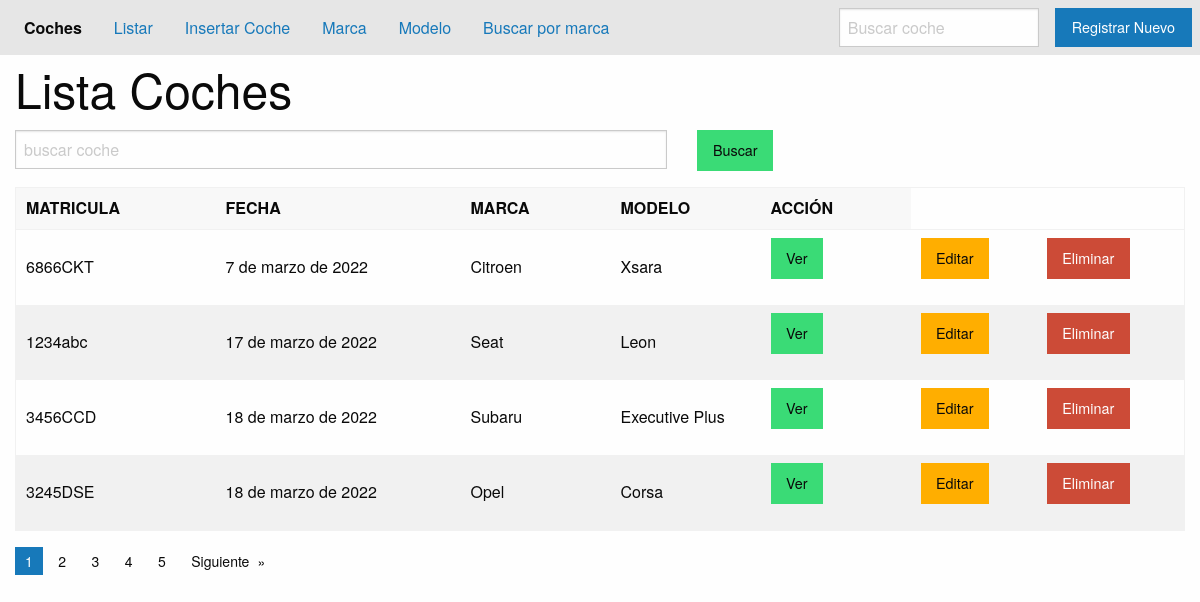
/listar-todo-coches/, run on the app's committed database.
### applications/coche/models.py (models this page shows, shortened)
class Coche(models.Model):
    matr = models.CharField('Matricula', max_length=50)
    fecha = models.DateField('Fecha de creacion')
    marca = models.ForeignKey(Marca, on_delete=models.CASCADE)
    modelo = models.ForeignKey(Modelo, on_delete=models.CASCADE)
    class Meta:
        verbose_name = 'Mis coches'
        verbose_name_plural = 'Mis coches'

### applications/marca/models.py (models this page shows)
class Marca(models.Model):
    name = models.CharField('Marca', max_length=50)
    sede = models.CharField('Sede', max_length=50, blank=True)
    def __str__(self):
        return self.name

### applications/modelo/models.py (models this page shows)
class Modelo(models.Model):
    modelo = models.CharField('Modelo', max_length=50)
    serie = models.CharField('Nº serie', max_length=50, blank=True)
    def __str__(self):
        return self.modelo

### applications/coche/views.py (the view)
class ListAllCoches(ListView):
    template_name = 'coche/list_all.html'
    paginate_by = 4
    context_object_name = 'coches'
    def get_queryset(self):
        palabra_clave = self.request.GET.get("kword", '')
        print('========', palabra_clave)
        lista = Coche.objects.filter(
            matr__icontains=palabra_clave
        )
        return lista

### templates/coche/list_all.html (shortened to what this page needs)
{% extends 'base.html' %}
{% block content %}
{% include 'includes/header.html' %}
<div class="grid-container">
    <div class="grid-x">
        <h1 class="cell">Lista Coches</h1>
        <form class="cell grid-x grid-margin-x" method="GET"> {% csrf_token %}
            <div class="cell large-7">
                <input type="text" id="kword" name="kword" placeholder="buscar coche">
            </div>
            <div class="cell large-2">
                <button type="submit" class="submit success button">Buscar</button>
            </div>
        </form>
        <div class="cell">
            <table>
                <thead>
                  <tr>
                    <th width="200">MATRICULA</th>
                    <th>FECHA</th>
                    <th width="150">MARCA</th>
                    <th width="150">MODELO</th>
                    <th width="150">ACCIÓN</th>
                  </tr>
                </thead>
                <tbody>
                    {% for e in coches %}
                  <tr>
                    <td>{{ e.matr }}</td>
                    <td>{{ e.fecha }}</td>
                    <td>{{ e.marca }}</td>
                    <td>{{ e.modelo }}</td>
                    <td>
                      <a class="button success" href="{% url 'coche_app:coche_detail' e.id %}">Ver</a>
                    </td>
                    <td>
                      <a class="button warning" href="{% url 'coche_app:modificar_coche' e.id%}">Editar</a>
                    </td>
                    <td>
                      <a class="button alert" href="{% url 'coche_app:eliminar_coche' e.id %}">Eliminar</a>
                    </td>
                  </tr>
                  {% endfor %}
                </tbody>
              </table>
        </div>
        <div class="cell">
            {% if is_paginated %}
            <nav aria-label="Pagination">
                <ul class="pagination">
                    {% for pagina in paginator.page_range %}
                    {% if pagina == page_obj.number %}
                    <li class="current"><span class="show-for-sr">You're on page</span> {{ pagina }}</li>
                    {% else %}
                    <li class=""><a href="?page={{pagina}}">{{ pagina }}</a></li>
                    {% endif %}
                    {% endfor %}
                    {% if page_obj.has_next %}
                    <li class="pagination-next">
                        <a href="?page={{page_obj.next_page_number}}">Siguiente</a>
                    </li>
                    {% endif %}
                </ul>
              </nav>
            {% endif %}
        </div>
    </div>
</div>
{% endblock content %}

### templates/base.html (shortened to what this page needs)
{% load static %}
<html lang="en">
<head>
    <link rel="stylesheet" href="{% static 'css/foundation.min.css' %}">
</head>
<body>
    {% block content %} {% endblock content %}
</body>
</html>

### templates/includes/header.html
<div class="top-bar">
    <div class="top-bar-left">
      <ul class="dropdown menu" data-dropdown-menu>
        <li class="menu-text">Coches</li>
        <li>
          <a href="{% url 'coche_app:coches_all' %}">Listar</a>
        </li>
        <li><a href="{% url 'coche_app:coche_add' %}">Insertar Coche</a></li>
        <li><a href="{% url 'marca_app:marca_add' %}">Marca</a></li>
        <li><a href="{% url 'modelo_app:modelo_add' %}">Modelo</a></li>
        <li><a href="{% url 'coche_app:buscar_por_marca' %}">Buscar por marca</a></li>
      </ul>
    </div>
    <div class="top-bar-right">
      <ul class="menu">
        <li><input type="search" placeholder="Buscar coche"></li>
        <li><button type="button" class="button">Registrar Nuevo</button></li>
      </ul>
    </div>
  </div>

### data on the page
Coche: matr "6866CKT", fecha "7 de marzo de 2022", marca "Citroen", modelo "Xsara"
Coche: matr "1234abc", fecha "17 de marzo de 2022", marca "Seat", modelo "Leon"
Coche: matr "3456CCD", fecha "18 de marzo de 2022", marca "Subaru", modelo "Executive Plus"
Coche: matr "3245DSE", fecha "18 de marzo de 2022", marca "Opel", modelo "Corsa"

### other printed values
{{ pagina }} "1"
{{ pagina }} "2" "3" "4" "5"
